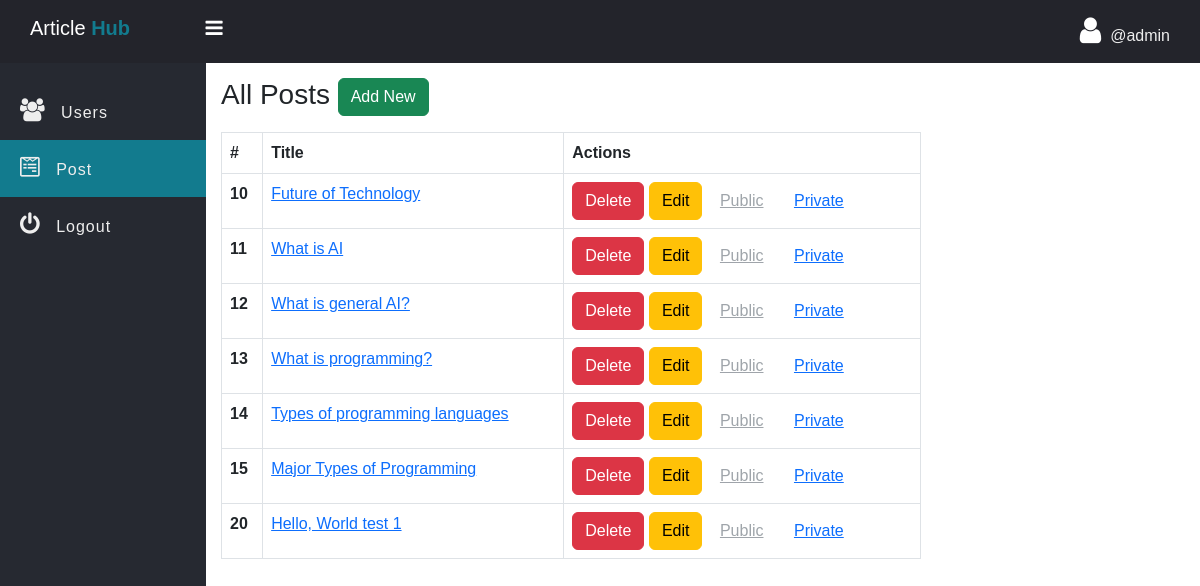
Before: /admin/Post.php (signed in) with the older database file.
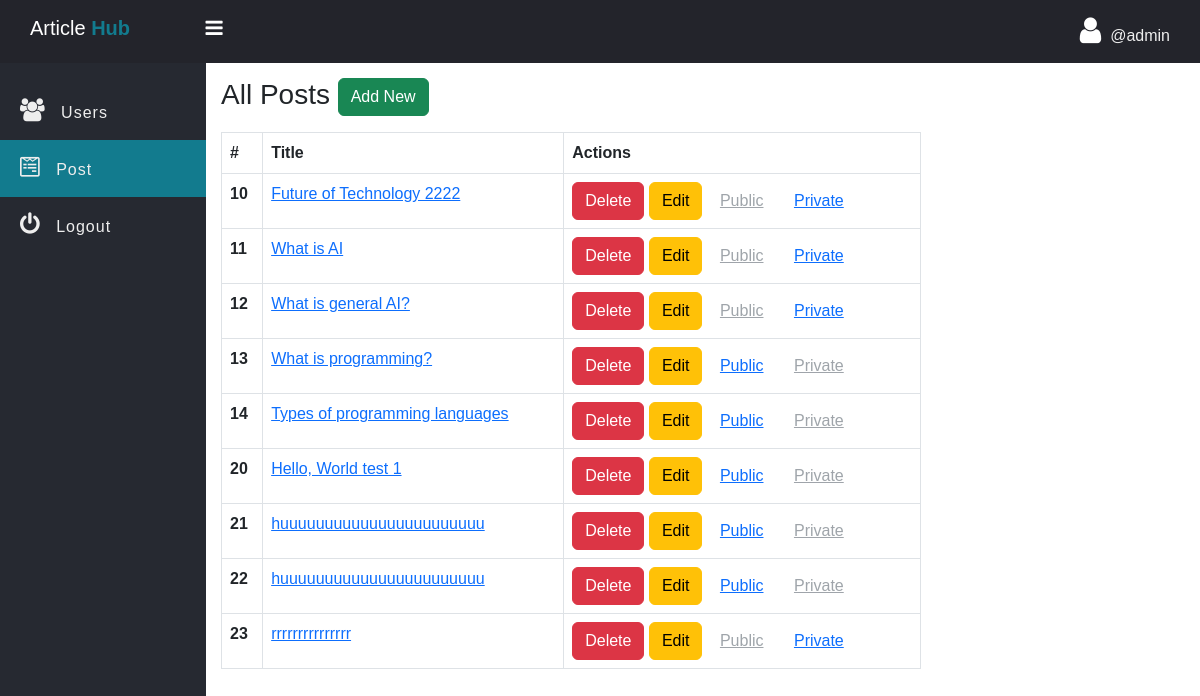
After: the same page with the newer database file.
### tables this page shows
CREATE TABLE `post` (
  `post_id` int(11) NOT NULL,
  `post_title` varchar(127) NOT NULL,
  `post_text` text NOT NULL,
  `publish` int(2) NOT NULL DEFAULT 1,
  `cover_url` varchar(255) NOT NULL DEFAULT 'default.jpg',
  `crated_at` datetime NOT NULL DEFAULT current_timestamp()
);

### admin/data/post.php (called while the page is built, shortened)
<?php
function getAllDeep($conn){
   $sql = "SELECT * FROM post";
   $stmt = $conn->prepare($sql);
   $stmt->execute();
   if($stmt->rowCount() >= 1){
         $data = $stmt->fetchAll();
         return $data;
   }else {
       return 0;
   }
}

### admin/Post.php (the view, shortened to what this page needs)
<?php
if (isset($_SESSION['admin_id']) && isset($_SESSION['username'])) {
?>
<!DOCTYPE html>
<html>
<head>
	<link rel="stylesheet" href="https://stackpath.bootstrapcdn.com/font-awesome/4.7.0/css/font-awesome.min.css">
	<link href="https://cdn.jsdelivr.net/npm/bootstrap@5.3.0/dist/css/bootstrap.min.css" rel="stylesheet">
	<link rel="stylesheet" href="../css/sid-bar.css">
	<link rel="stylesheet" href="../css/style.css">
</head>
<body>
	<?php
		include "inc/side-nav.php";
		include_once("data/Post.php");
		include_once("../db_conn.php");
		$posts = getAllDeep($conn);
	?>
	<div class="main-table">
		<h3 class="mb-3">All Posts
			<a href="post-add.php" class="btn btn-success">Add New</a>
		</h3>
		<?php if ($posts != 0) { ?>
		<table class="table t1 table-bordered">
			<thead>
				<tr>
					<th scope="col">#</th>
					<th>Title</th>
					<th>Actions</th>
				</tr>
			</thead>
			<tbody>
				<?php foreach ($posts as $post) { ?>
				<tr>
					<th scope="row"><?= htmlspecialchars($post['post_id']) ?></th>
					<td>
						<a href="single_post.php?post_id=<?= htmlspecialchars($post['post_id']) ?>">
							<?= htmlspecialchars($post['post_title']) ?>
						</a>
					</td>
					<td>
						<a href="post-delete.php?post_id=<?= htmlspecialchars($post['post_id']) ?>" class="btn btn-danger">Delete</a>
						<a href="post-edit.php?post_id=<?= htmlspecialchars($post['post_id']) ?>" class="btn btn-warning">Edit</a>
						<?php
						if ($post['publish'] == 1) { ?>
							<a href="post-publish.php?post_id=<?= htmlspecialchars($post['post_id']) ?>&publish=1" class="btn btn-link disabled">Public</a>
							<a href="post-publish.php?post_id=<?= htmlspecialchars($post['post_id']) ?>&publish=0" class="btn btn-link">Private</a>
						<?php } else { ?>
							<a href="post-publish.php?post_id=<?= htmlspecialchars($post['post_id']) ?>&publish=1" class="btn btn-link">Public</a>
							<a href="post-publish.php?post_id=<?= htmlspecialchars($post['post_id']) ?>&publish=0" class="btn btn-link disabled">Private</a>
						<?php } ?>
					</td>
				</tr>
				<?php } ?>
			</tbody>
		</table>
		<?php } else { ?>
		<div class="alert alert-warning">
			Empty!
		</div>
		<?php } ?>
	</div>
	</section>
	</div>
</body>
</html>
<?php
} else {
	header("Location: ../admin-login.php");
	exit;
}
?>

Changed rows visible on the page:
removed post: post_id "15", post_title "Major Types of Programming"
changed post id 10: post_title "Future of Technology" → "Future of Technology 2222"
changed post "What is programming?": publish 1 → 0 (drawn)
changed post "Types of programming languages": publish 1 → 0 (drawn)
changed post "Hello, World test 1": publish 1 → 0 (drawn)
added post: post_id "21", post_title "huuuuuuuuuuuuuuuuuuuuuuu"
added post: post_id "22", post_title "huuuuuuuuuuuuuuuuuuuuuuu"
added post: post_id "23", post_title "rrrrrrrrrrrrrrr"
